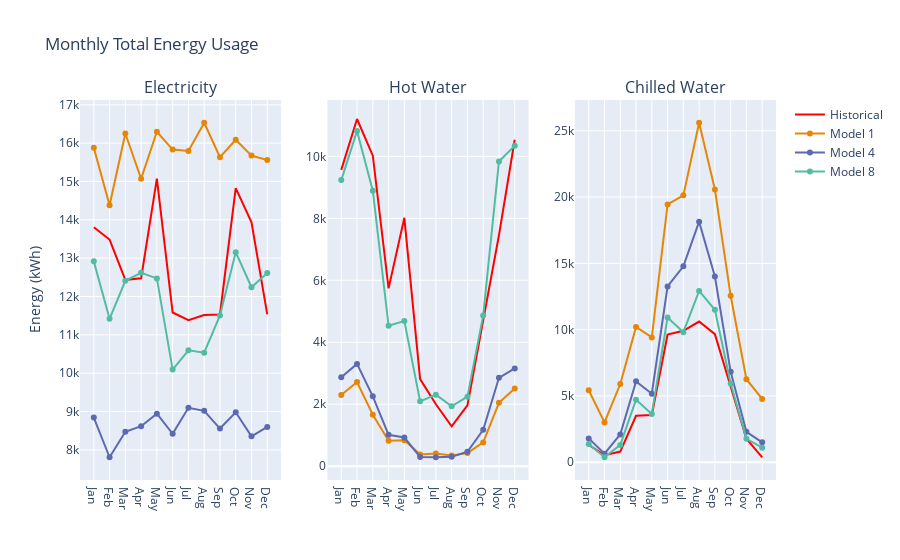
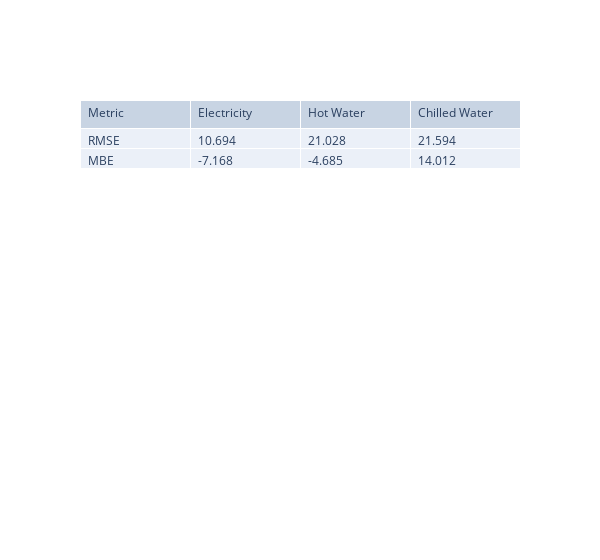

The code cell stored with these charts, in order, in its notebook:
### Markdown cell above
# Comparison of Annual Trends

### Code cell
fig, metrics = plot_datasets_monthly()
model_num = 3
saveImagePlotly(fig, f"model{model_num}_monthly_e")

pretty_metrics(metrics, f"model{model_num}_metrics" )

### Figure 1 — Plotly figure (JSON) as saved in the notebook; plotly's stock layout.template omitted (floating-point values rounded to 4 significant figures)
{"data": [{"legendgroup": "Months", "line": {"color": "red"}, "mode": "lines", "name": "Historical", "showlegend": true, "type": "scatter", "x": ["Jan", "Feb", "Mar", "Apr", "May", "Jun", "Jul", "Aug", "Sep", "Oct", "Nov", "Dec"], "xaxis": "x", "y": [13800.0, 13490.0, 12440.0, 12480.0, 15080.0, 11580.0, 11380.0, 11520.0, 11530.0, 14830.0, 13930.0, 11530.0], "yaxis": "y"}, {"legendgroup": "Months", "line": {"color": "red"}, "mode": "lines", "name": "Historical", "showlegend": false, "type": "scatter", "x": ["Jan", "Feb", "Mar", "Apr", "May", "Jun", "Jul", "Aug", "Sep", "Oct", "Nov", "Dec"], "xaxis": "x2", "y": [9564.0, 11210.0, 10020.0, 5740.0, 8016.0, 2813.0, 1999.0, 1290.0, 1966.0, 4721.0, 7453.0, 10540.0], "yaxis": "y2"}, {"legendgroup": "Months", "line": {"color": "red"}, "mode": "lines", "name": "Historical", "showlegend": false, "type": "scatter", "x": ["Jan", "Feb", "Mar", "Apr", "May", "Jun", "Jul", "Aug", "Sep", "Oct", "Nov", "Dec"], "xaxis": "x3", "y": [1309.0, 517.9, 798.2, 3495.0, 3561.0, 9626.0, 9910.0, 10610.0, 9656.0, 5664.0, 1767.0, 365.6], "yaxis": "y3"}, {"legendgroup": "Months", "line": {"color": "rgb(229, 134, 6)"}, "mode": "lines+markers", "name": "Model 1", "showlegend": true, "type": "scatter", "x": ["Jan", "Feb", "Mar", "Apr", "May", "Jun", "Jul", "Aug", "Sep", "Oct", "Nov", "Dec"], "xaxis": "x", "y": [15880.0, 14380.0, 16250.0, 15070.0, 16300.0, 15830.0, 15800.0, 16530.0, 15630.0, 16090.0, 15680.0, 15560.0], "yaxis": "y"}, {"legendgroup": "Months", "line": {"color": "rgb(229, 134, 6)"}, "mode": "lines+markers", "name": "Model 1", "showlegend": false, "type": "scatter", "x": ["Jan", "Feb", "Mar", "Apr", "May", "Jun", "Jul", "Aug", "Sep", "Oct", "Nov", "Dec"], "xaxis": "x2", "y": [2301.0, 2718.0, 1664.0, 826.1, 838.4, 380.9, 408.6, 348.4, 424.2, 768.2, 2048.0, 2505.0], "yaxis": "y2"}, {"legendgroup": "Months", "line": {"color": "rgb(229, 134, 6)"}, "mode": "lines+markers", "name": "Model 1", "showlegend": false, "type": "scatter", "x": ["Jan", "Feb", "Mar", "Apr", "May", "Jun", "Jul", "Aug", "Sep", "Oct", "Nov", "Dec"], "xaxis": "x3", "y": [5422.0, 2997.0, 5895.0, 10200.0, 9412.0, 19440.0, 20130.0, 25610.0, 20570.0, 12550.0, 6256.0, 4773.0], "yaxis": "y3"}, {"legendgroup": "Months", "line": {"color": "rgb(93, 105, 177)"}, "mode": "lines+markers", "name": "Model 4", "showlegend": true, "type": "scatter", "x": ["Jan", "Feb", "Mar", "Apr", "May", "Jun", "Jul", "Aug", "Sep", "Oct", "Nov", "Dec"], "xaxis": "x", "y": [8841.0, 7808.0, 8473.0, 8617.0, 8942.0, 8418.0, 9097.0, 9018.0, 8556.0, 8981.0, 8352.0, 8599.0], "yaxis": "y"}, {"legendgroup": "Months", "line": {"color": "rgb(93, 105, 177)"}, "mode": "lines+markers", "name": "Model 4", "showlegend": false, "type": "scatter", "x": ["Jan", "Feb", "Mar", "Apr", "May", "Jun", "Jul", "Aug", "Sep", "Oct", "Nov", "Dec"], "xaxis": "x2", "y": [2871.0, 3303.0, 2257.0, 1013.0, 927.4, 300.3, 290.6, 303.0, 468.7, 1177.0, 2854.0, 3158.0], "yaxis": "y2"}, {"legendgroup": "Months", "line": {"color": "rgb(93, 105, 177)"}, "mode": "lines+markers", "name": "Model 4", "showlegend": false, "type": "scatter", "x": ["Jan", "Feb", "Mar", "Apr", "May", "Jun", "Jul", "Aug", "Sep", "Oct", "Nov", "Dec"], "xaxis": "x3", "y": [1793.0, 637.7, 2094.0, 6094.0, 5162.0, 13250.0, 14780.0, 18140.0, 14000.0, 6821.0, 2285.0, 1495.0], "yaxis": "y3"}, {"legendgroup": "Months", "line": {"color": "rgb(82, 188, 163)"}, "mode": "lines+markers", "name": "Model 8", "showlegend": true, "type": "scatter", "x": ["Jan", "Feb", "Mar", "Apr", "May", "Jun", "Jul", "Aug", "Sep", "Oct", "Nov", "Dec"], "xaxis": "x", "y": [12920.0, 11420.0, 12410.0, 12620.0, 12470.0, 10090.0, 10600.0, 10540.0, 11510.0, 13160.0, 12240.0, 12610.0], "yaxis": "y"}, {"legendgroup": "Months", "line": {"color": "rgb(82, 188, 163)"}, "mode": "lines+markers", "name": "Model 8", "showlegend": false, "type": "scatter", "x": ["Jan", "Feb", "Mar", "Apr", "May", "Jun", "Jul", "Aug", "Sep", "Oct", "Nov", "Dec"], "xaxis": "x2", "y": [9234.0, 10820.0, 8893.0, 4532.0, 4686.0, 2095.0, 2311.0, 1936.0, 2245.0, 4868.0, 9833.0, 10340.0], "yaxis": "y2"}, {"legendgroup": "Months", "line": {"color": "rgb(82, 188, 163)"}, "mode": "lines+markers", "name": "Model 8", "showlegend": false, "type": "scatter", "x": ["Jan", "Feb", "Mar", "Apr", "May", "Jun", "Jul", "Aug", "Sep", "Oct", "Nov", "Dec"], "xaxis": "x3", "y": [1368.0, 369.8, 1303.0, 4709.0, 3638.0, 10910.0, 9803.0, 12920.0, 11490.0, 5931.0, 1766.0, 1091.0], "yaxis": "y3"}], "layout": {"annotations": [{"font": {"size": 16}, "showarrow": false, "text": "Electricity", "x": 0.1444, "xanchor": "center", "xref": "paper", "y": 1, "yanchor": "bottom", "yref": "paper"}, {"font": {"size": 16}, "showarrow": false, "text": "Hot Water", "x": 0.5, "xanchor": "center", "xref": "paper", "y": 1, "yanchor": "bottom", "yref": "paper"}, {"font": {"size": 16}, "showarrow": false, "text": "Chilled Water", "x": 0.8556, "xanchor": "center", "xref": "paper", "y": 1, "yanchor": "bottom", "yref": "paper"}], "title": {"text": "Monthly Total Energy Usage"}, "xaxis": {"anchor": "y", "domain": [0, 0.2889]}, "xaxis2": {"anchor": "y2", "domain": [0.3556, 0.6444]}, "xaxis3": {"anchor": "y3", "domain": [0.7111, 1]}, "yaxis": {"anchor": "x", "domain": [0, 1], "title": {"text": "Energy (kWh)"}}, "yaxis2": {"anchor": "x2", "domain": [0, 1]}, "yaxis3": {"anchor": "x3", "domain": [0, 1]}}}

### Figure 2 — Plotly figure (JSON) as saved in the notebook; plotly's stock layout.template omitted (floating-point values rounded to 4 significant figures)
{"data": [{"cells": {"align": "left", "values": [["RMSE", "MBE"], [10.69, -7.168], [21.03, -4.685], [21.59, 14.01]]}, "header": {"align": "left", "values": ["Metric", "Electricity", "Hot Water", "Chilled Water"]}, "type": "table"}], "layout": {"paper_bgcolor": "rgba(0, 0, 0, 0)", "plot_bgcolor": "rgba(0, 0, 0, 0)", "width": 600}}
